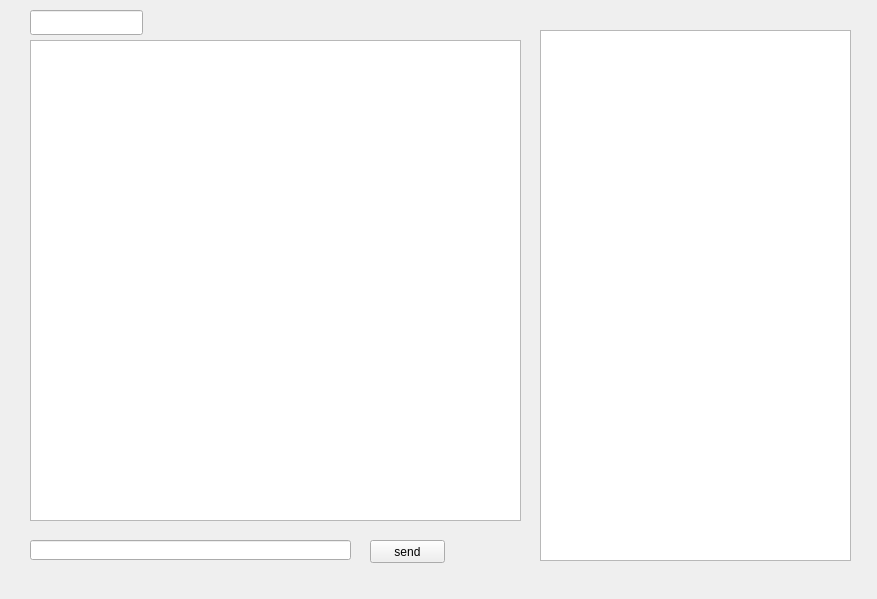
<?xml version="1.0" encoding="UTF-8"?>
<ui version="4.0">
 <class>Widget</class>
 <widget class="QWidget" name="Widget">
  <property name="geometry">
   <rect>
    <x>0</x>
    <y>0</y>
    <width>877</width>
    <height>599</height>
   </rect>
  </property>
  <property name="windowTitle">
   <string>Widget</string>
  </property>
  <widget class="QPushButton" name="pushButton">
   <property name="geometry">
    <rect>
     <x>370</x>
     <y>540</y>
     <width>75</width>
     <height>23</height>
    </rect>
   </property>
   <property name="text">
    <string>send</string>
   </property>
  </widget>
  <widget class="QLineEdit" name="lineEdit">
   <property name="geometry">
    <rect>
     <x>30</x>
     <y>540</y>
     <width>321</width>
     <height>20</height>
    </rect>
   </property>
  </widget>
  <widget class="QTextEdit" name="textEdit">
   <property name="geometry">
    <rect>
     <x>30</x>
     <y>40</y>
     <width>491</width>
     <height>481</height>
    </rect>
   </property>
  </widget>
  <widget class="QTextEdit" name="textEdit_2">
   <property name="geometry">
    <rect>
     <x>540</x>
     <y>30</y>
     <width>311</width>
     <height>531</height>
    </rect>
   </property>
  </widget>
  <widget class="QLineEdit" name="lineEdit_2">
   <property name="geometry">
    <rect>
     <x>30</x>
     <y>10</y>
     <width>113</width>
     <height>25</height>
    </rect>
   </property>
  </widget>
 </widget>
 <layoutdefault spacing="6" margin="11"/>
 <resources/>
 <connections/>
</ui>
